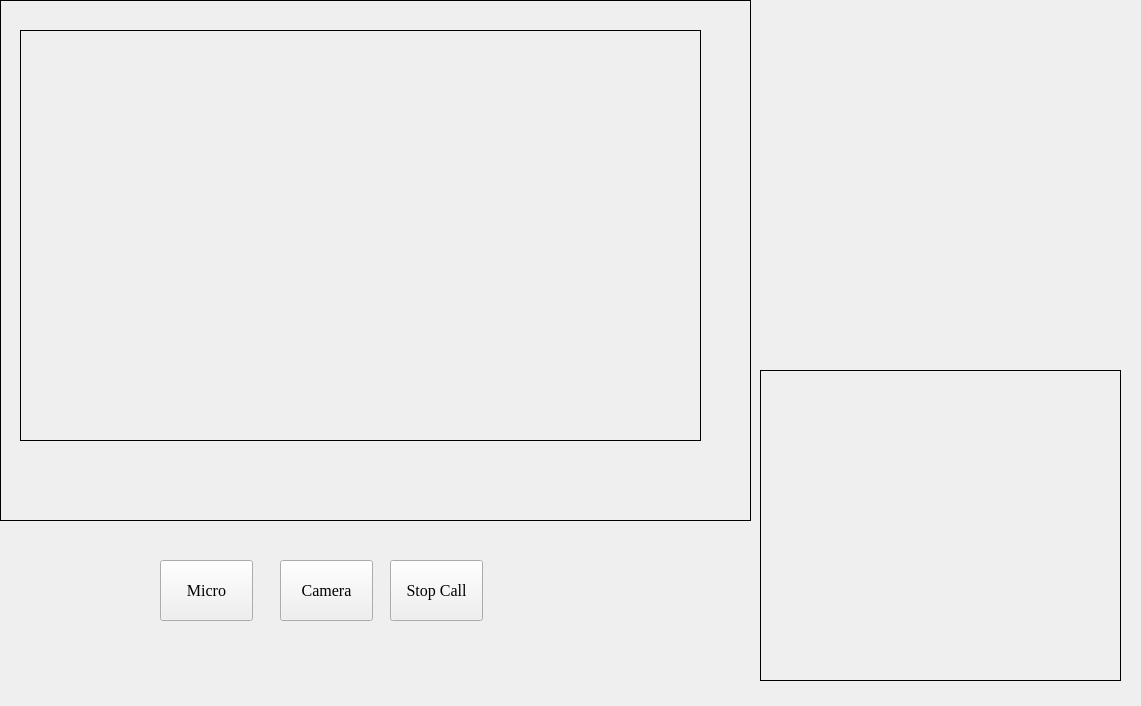
<?xml version="1.0" encoding="UTF-8"?>
<ui version="4.0">
 <class>MainWindow</class>
 <widget class="QMainWindow" name="MainWindow">
  <property name="geometry">
   <rect>
    <x>0</x>
    <y>0</y>
    <width>1141</width>
    <height>706</height>
   </rect>
  </property>
  <property name="font">
   <font>
    <family>Times New Roman</family>
    <pointsize>12</pointsize>
   </font>
  </property>
  <property name="windowTitle">
   <string>MainWindow</string>
  </property>
  <widget class="QWidget" name="centralwidget">
   <widget class="QFrame" name="frFriendCam">
    <property name="geometry">
     <rect>
      <x>0</x>
      <y>0</y>
      <width>751</width>
      <height>521</height>
     </rect>
    </property>
    <property name="styleSheet">
     <string notr="true">border:1px solid</string>
    </property>
    <property name="frameShape">
     <enum>QFrame::StyledPanel</enum>
    </property>
    <property name="frameShadow">
     <enum>QFrame::Raised</enum>
    </property>
    <widget class="QLabel" name="lbFriendCam">
     <property name="geometry">
      <rect>
       <x>20</x>
       <y>30</y>
       <width>681</width>
       <height>411</height>
      </rect>
     </property>
     <property name="text">
      <string/>
     </property>
    </widget>
   </widget>
   <widget class="QFrame" name="frMyCam">
    <property name="geometry">
     <rect>
      <x>760</x>
      <y>370</y>
      <width>361</width>
      <height>311</height>
     </rect>
    </property>
    <property name="styleSheet">
     <string notr="true">border:1px solid</string>
    </property>
    <property name="frameShape">
     <enum>QFrame::StyledPanel</enum>
    </property>
    <property name="frameShadow">
     <enum>QFrame::Raised</enum>
    </property>
    <widget class="QLabel" name="lbMyCam">
     <property name="geometry">
      <rect>
       <x>0</x>
       <y>0</y>
       <width>361</width>
       <height>311</height>
      </rect>
     </property>
     <property name="text">
      <string/>
     </property>
    </widget>
   </widget>
   <widget class="QPushButton" name="btnStopCall">
    <property name="geometry">
     <rect>
      <x>390</x>
      <y>560</y>
      <width>93</width>
      <height>61</height>
     </rect>
    </property>
    <property name="text">
     <string>Stop Call</string>
    </property>
   </widget>
   <widget class="QPushButton" name="btnCamera">
    <property name="geometry">
     <rect>
      <x>280</x>
      <y>560</y>
      <width>93</width>
      <height>61</height>
     </rect>
    </property>
    <property name="text">
     <string>Camera</string>
    </property>
   </widget>
   <widget class="QPushButton" name="btnMicro">
    <property name="geometry">
     <rect>
      <x>160</x>
      <y>560</y>
      <width>93</width>
      <height>61</height>
     </rect>
    </property>
    <property name="text">
     <string>Micro</string>
    </property>
   </widget>
  </widget>
 </widget>
 <resources/>
 <connections/>
</ui>
